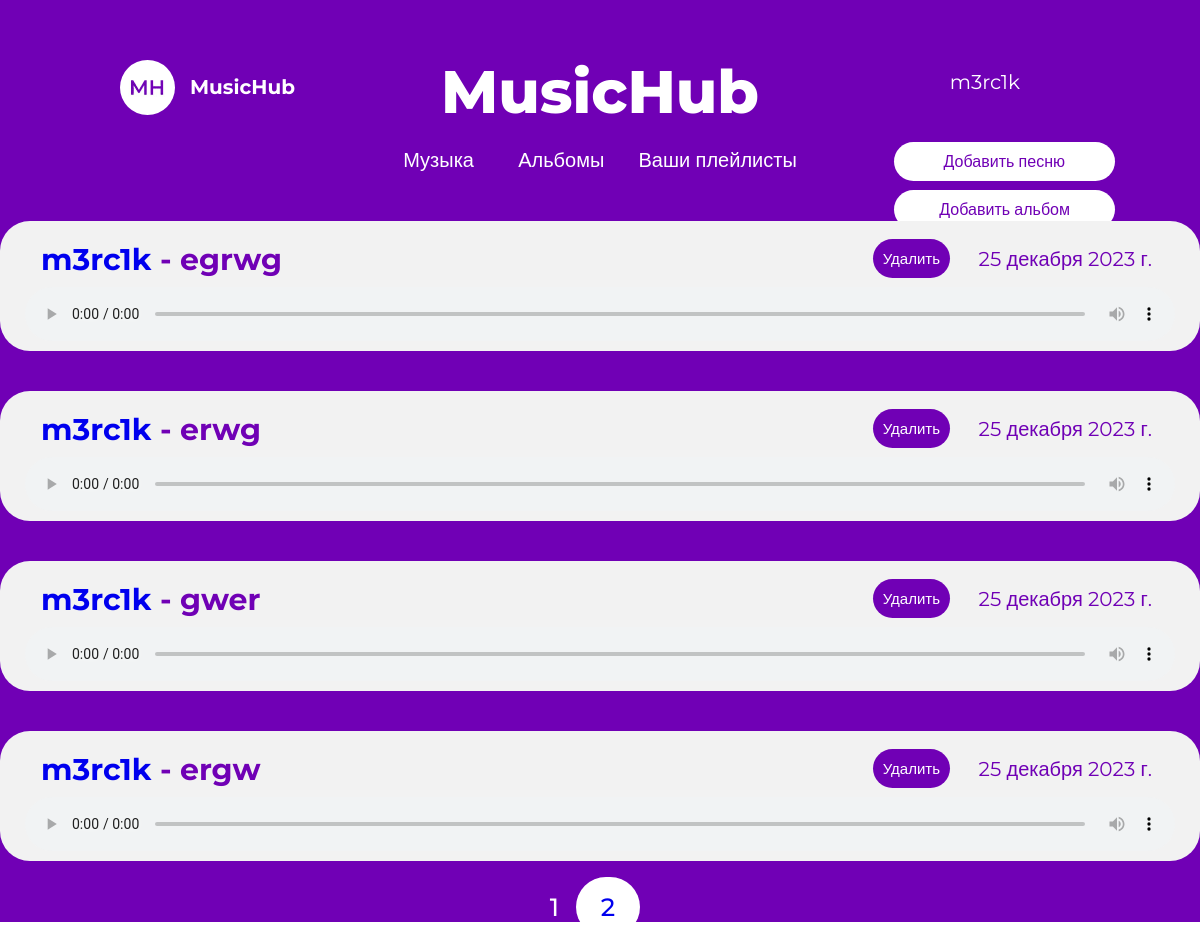
The app's page /home/ (signed in), older data.
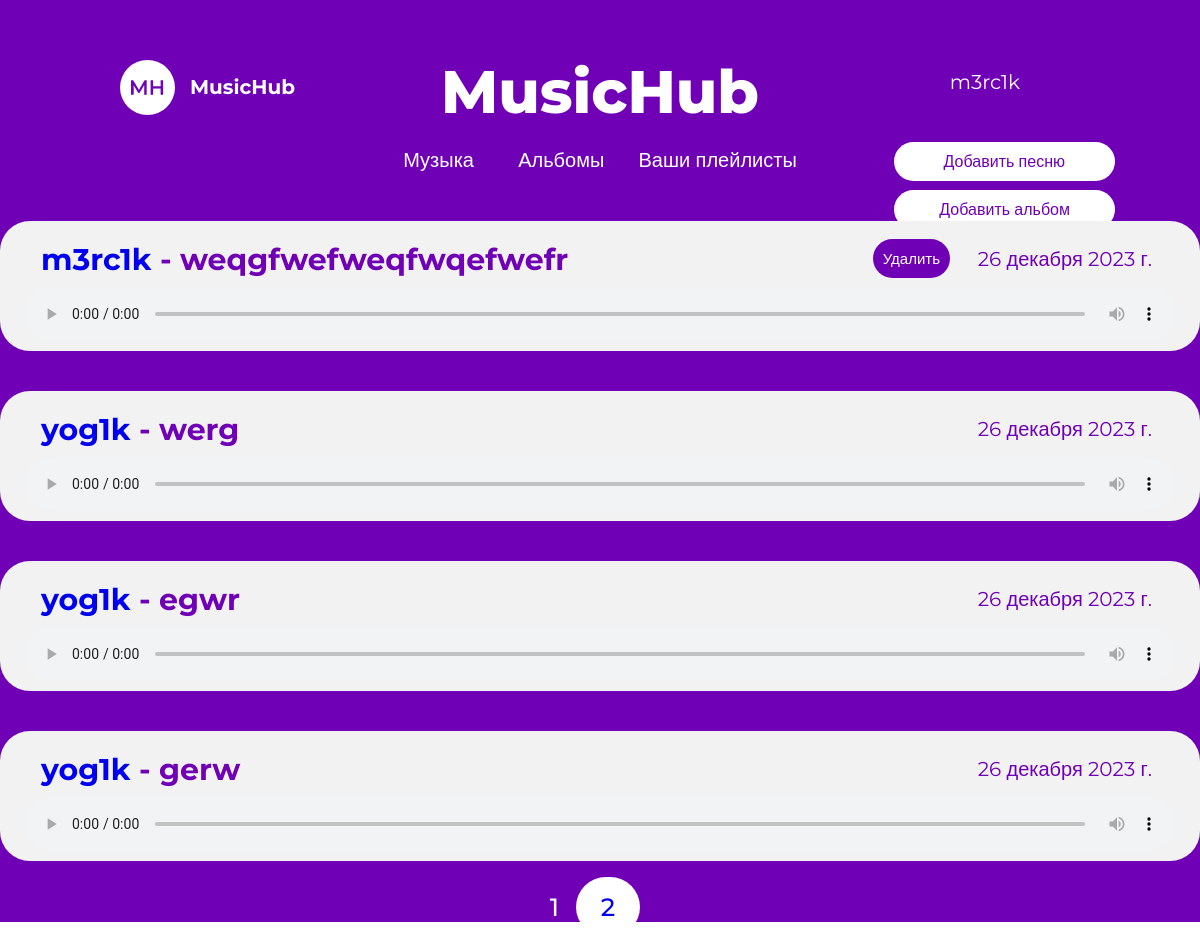
The same page, newer data.
### music/models.py (models this page shows, shortened)
class MusicModel(models.Model):
    title = models.CharField(max_length=20)
    file = models.FileField(upload_to='music_file/')
    author = models.ForeignKey(User, on_delete=models.CASCADE)
    publication_date = models.DateTimeField(null = True, auto_now_add = True)
    album = models.ForeignKey(AlbumModel, on_delete = models.CASCADE, null = True, blank = True)
    class Meta:
        ordering = ['-publication_date']

### music/views.py (the view)
# urls.py: path('home/', ListMusicView.as_view(), name = 'home'),
class ListMusicView(LoginRequiredMixin, ListView):
    paginate_by = 4
    model = MusicModel
    template_name = 'music/home_page.html'

### music/templates/music/home_page.html (shortened to what this page needs)
{% extends 'base.html' %}
{% load static %}
{% block content %}
{% if request.user.is_authenticated %}
		<div class="main home-main">
			<div class="home_title_block">
				<h2 class="main__title hometitle">MusicHub</h2>
				<a class="home_user" href="{% url 'detail' user.id %}">{{ request.user }}</a>
			</div>
			<div class="music-album">
				<ul>
					<li class = 'switch_to_music'><a class = 'sw_to_music' href="{% url 'home' %}">Музыка</a></li>
					<li class = 'switch_to_album'><a class = 'sw_to_album' href="{% url 'album-list' %}">Альбомы</a></li>
					<li class = 'switch_to_playlist'><a class = 'sw_to_playlist' href="{% url 'playlist' %}">Ваши плейлисты</a></li>
				</ul>
			</div>
			<div class="upload_music">
				<a class = 'upl_music' href="{% url 'upload-music' %}">Добавить песню</a>
			</div>
			<div class="create_album">
				<a class = 'cr_album' href="{% url 'create-album' %}">Добавить альбом</a>
			</div>
			<div class="create_playlist">
				<a class = 'cr_playlist' href="{% url 'create-playlist' %}">Добавить плейлист</a>
			</div>
			{% for music in musicmodel_list %}
			<div class="home_block_music">
				<div class="home_music_title_author">
					<a class = 'home_music_author' href="{% url 'detail' music.author.id %}">{{ music.author }}</a> - {{ music.title }}
				</div>
				{% if request.user == music.author %}
					<div class="home_music_delete_block">
						<a class = 'home_music_delete' href="{% url 'delete' music.id %}">Удалить</a>
					</div>
				{% endif %}
				<div class="home_music_file">
					<audio controls = "controls" class = 'music_player'>
  					<source src="{{ music.file.url }}" >
					</audio>
				</div>
				<div class="home_music_date">
					{{music.publication_date.date}}
				</div>
			</div>
			{% endfor %}
			<img src="{% static 'img/logo.jpg' %}" alt="" class="main_page_image" />
			<h2 class="main_page_suptitle">MusicHub</h2>
			<div class="pagination_block">
				<ul>
        {% for p in paginator.page_range %}
						{% if page_obj.has_other_pages %}
            {% if page_obj.number == p %}
                <li class="pagionation_selected">{{ p }}</li>
            {% elif p >= page_obj.number|add:-2 and p <= page_obj.number|add:2  %}
                <li class = 'pagionation_no_selected'>
                    <a class = 'pag_no_selected ' href="?page={{p}}">{{ p }}</a>
                </li>
            {% endif %}
						{% endif %}
        {% endfor %}
    		</ul>
			</div>
		</div>
		{% endif %}
{% endblock %}

Row changes from the older to the newer data that the page shows:
no longer on this page (row unchanged): MusicModel: author "m3rc1k", title "egrwg", shows "Удалить", publication_date "25 декабря 2023 г."
no longer on this page (row unchanged): MusicModel: author "m3rc1k", title "erwg", shows "Удалить", publication_date "25 декабря 2023 г."
removed MusicModel: author "m3rc1k", title "gwer", shows "Удалить", publication_date "25 декабря 2023 г."
removed MusicModel: author "m3rc1k", title "ergw", shows "Удалить", publication_date "25 декабря 2023 г."
added MusicModel: author "m3rc1k", title "weqgfwefweqfwqefwefr", shows "Удалить", publication_date "26 декабря 2023 г."
added MusicModel: author "yog1k", title "werg", publication_date "26 декабря 2023 г."
added MusicModel: author "yog1k", title "egwr", publication_date "26 декабря 2023 г."
added MusicModel: author "yog1k", title "gerw", publication_date "26 декабря 2023 г."
